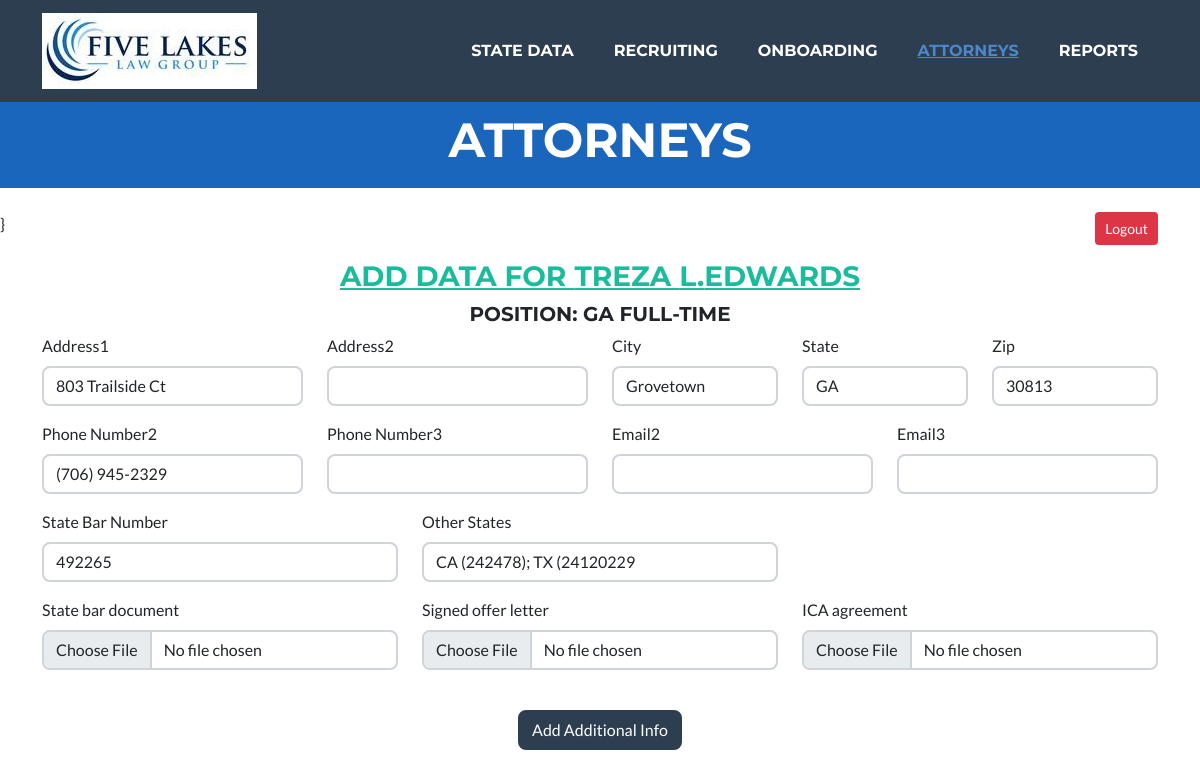
/attorneys/add_attorney_more_onboarding/54/ (signed in), run on the app's committed database.
### attorneys/models.py (models this page shows, shortened)
class Employee(models.Model):
    class Meta:
        verbose_name = "Employee"
        verbose_name_plural = "Employees"
    states = State.objects.order_by('state_abbrev')
    STATE_CHOICES = []
    for state in states:
        each_state = (state.state_abbrev, state.state_abbrev)
        STATE_CHOICES.append(each_state)
    states_list = State.objects.all().order_by('manager')
    temp_list = []
    for state in states_list:
        temp_list.append(state.manager)
    manager_list = list(OrderedDict.fromkeys(temp_list))
    MANAGER_OPTIONS = []
    for manager in manager_list:
        each_manager = (manager, manager)
        MANAGER_OPTIONS.append(each_manager)
    EMPLOYMENT_OPTIONS = [
        ('Full-Time', 'Full-Time'),
        ('Part-Time', 'Part-Time'),
        ('Of Counsel', 'Of Counsel'),
        ('Floater', 'Floater'),
    ]
    SOURCE_OPTIONS = [
        ('Indeed', 'Indeed'),
        ('Linked In', 'Linked In'),
        ('Recruiter', 'Recruiter'),
        ('Employee Referral', 'Employee Referral'),
    ]
    FIRM_OPTIONS = [
        ('Huron Law Group', 'Huron Law Group'),
        ('Five Lakes Law Group', 'Five Lakes Law Group'),
    ]
    GENDER_CHOICES = [
        ('Male', 'Male'),
        ('Female', 'Female')
    ]
    STEP_CHOICES = [
        ('New Resume', 'New Resume'),
        ('Interview1', 'Interview1'),
        ('Interview2', 'Interview2'),
        ('Final', 'Final'),
        ('Open File', 'Open File')
    ]
    PRIORITY_CHOICES = [
        ('Critical', 'Critical'),
        ('High', 'High'),
        ('Medium', 'Medium'),
        ('Low', 'Low'),
    ]
    employee_id = models.BigAutoField("Employee ID", primary_key=True)
    is_active = models.BooleanField("Is Active", default=True, blank=True, null=True)
    state_abbrev = models.CharField("State", max_length=25,
        choices = STATE_CHOICES, blank=False, null=True)
    position = models.CharField("Position", max_length=25,
        choices = EMPLOYMENT_OPTIONS, blank=True, null=False, default="Full-Time")
    salary = models.CharField("Salary", max_length=10, default = "80,000", blank=False, null=False)
    manager = models.CharField("Manager", max_length=50,
        choices = MANAGER_OPTIONS, blank=True, null=False, default="")
    gender = models.CharField("Gender", max_length=10,
        choices = GENDER_CHOICES, blank=False, null=True)
    first_name = models.CharField("First Name", max_length=25, blank=False, null=False)
    middle_name = models.CharField("Middle Name", max_length=25, blank=True, null=False)
    last_name = models.CharField("Last Name", max_length=25, blank=False, null=False)
    phone = models.CharField("Phone Number", max_length=15, blank=True, null=True)
    email = models.EmailField("Email", max_length=254, blank=True, null=True)
    five_lakes_firm = models.BooleanField("Five Lakes Law Group", default=True)
    huron_firm = models.BooleanField("Huron Law Group", default=False)
    resume = models.FileField(upload_to='resumes/', blank=True, null=True)
    hire_date = models.DateField("Start Date", max_length=255, blank=True, null=True)
    start_date = models.DateField("Start Date", max_length=255, blank=True, null=True)
    onboarding_step = models.CharField("Last Name", max_length=50, blank=True, null=True)
    onboarding_complete = models.BooleanField("Onboarding Complete", default=False)
    priority = models.CharField("Criticality Level", max_length=10,
        choices = PRIORITY_CHOICES, default="Low", blank=False, null=True)
    prev_page = models.CharField("Last Name", max_length=100, blank=True, null=True)

class Employee_More_Model(models.Model):
    class Meta:
        verbose_name = "Employee's Additional Data"
        verbose_name_plural = "Employees' Additional Data"
    employee_id = models.IntegerField("Employee ID", primary_key=True)
    address1 = models.CharField("Address1", max_length=50, blank=True, null=True)
    address2 = models.CharField("Address2", max_length=50, blank=True, null=True)
    city = models.CharField("City", max_length=50, blank=True, null=True)
    resident_state = models.CharField("State", max_length=5, blank=True, null=True)
    zip = models.CharField("Zip", max_length=25, blank=True, null=True)
    phone2 = models.CharField("Phone Number2", max_length=15, blank=True, null=True)
    phone3 = models.CharField("Phone Number3", max_length=15, blank=True, null=True)
    email2 = models.EmailField("Email2", max_length=254, blank=True, null=True)
    email3 = models.EmailField("Email3", max_length=254, blank=True, null=True)
    state_bar_number = models.CharField("State Bar Number", max_length=25, blank=True, null=True)
    state_bar_document = models.FileField(upload_to='Bar/', blank=True, null=True)
    other_states = models.CharField("Other States", max_length=25, blank=True, null=True)
    signed_offer_letter = models.FileField(upload_to='HR/', blank=True, null=True)
    ICA_agreement = models.FileField(upload_to='HR/', blank=True, null=True)

### attorneys/views.py (the view)
# urls.py: path('add_attorney_more_onboarding/<pk>/', views.add_attorney_more_onboarding, name="add_attorney_more_onboarding"),
@login_required(login_url=reverse_lazy('login'))
def add_attorney_more_onboarding(request, pk=None, prev=None):
    context = {'title': 'Attorneys'}
    employee_main = Employee.objects.get(pk=pk)
    context.update({'employee': employee_main})
    attorney_data = Employee_More_Model.objects.get_or_create(employee_id=pk)
    context.update({'attorney': attorney_data[0]})
    if request.method == "POST":
        form = Employee_More_Form(request.POST, request.FILES)
        form.instance.employee_id = pk
        if form.is_valid():
            form.save()
            print('saved')
        else:
            context.update({'form': form})
        return HttpResponseRedirect(reverse_lazy('onboarding_detail', kwargs={'pk': pk}), context)
    else:  # GET
        if attorney_data[1]:
            MoreForm = Employee_More_Form()
        else:
            MoreForm = Employee_More_Form(instance=attorney_data[0])
        context.update({'moreForm': MoreForm})
        return render(request, 'templates/attorneys/more_attorney_data.html', context)

### FiveLakes/templates/attorneys/more_attorney_data.html (shortened to what this page needs)
{% extends 'templates/index.html' %}
{% load crispy_forms_tags %}
{% load static %}
{% block menu %}
<div class="collapse navbar-collapse" id="navbarResponsive">
    <ul class="navbar-nav ms-auto">
        <li class="nav-item mx-0 mx-lg-1"><a class="nav-link py-3 px-0 px-lg-3 rounded" href="{% url 'states' %}">State Data</a></li>
        <li class="nav-item mx-0 mx-lg-1"><a class="nav-link py-3 px-0 px-lg-3 rounded" href="{% url 'recruiting' %}">Recruiting</a></li>
        <li class="nav-item mx-0 mx-lg-1"><a class="nav-link py-3 px-0 px-lg-3 rounded" href="{% url 'onboarding' %}">Onboarding</a></li>
        <li class="nav-item mx-0 mx-lg-1"><a class="nav-link py-3 px-0 px-lg-3 rounded active" href="{% url 'attorneys' %}">Attorneys</a></li>
        <li class="nav-item mx-0 mx-lg-1"><a class="nav-link py-3 px-0 px-lg-3 rounded" href="#reports">Reports</a></li>
    </ul>
</div>
{% endblock menu %}
{% block header %}
<header class="masthead bg-primary text-white text-center">
    <div class="container d-flex align-items-center flex-column">
        <h4 class="masthead-heading text-uppercase mb-0">Attorneys</h4>
    </div>
</header>
{% endblock header %}
{% block content %}}
    <div class="container">
        <br>
        <h3 class=" text-center text-uppercase"><a href="">Add Data for {{ employee.first_name }} {{ employee.middle_name }}{{ employee.last_name }}</a></h3>
        <h5 class=" text-center text-uppercase">Position: {{ employee.state_abbrev }} {{ employee.position }}</a></h5>
    </div>
    <div class="container">
      <form method="post" enctype="multipart/form-data">
        <div class="form-selection">
            {% crispy moreForm %}
        </div>
          <br>
        <div style="text-align: center">
            <button type="submit" class="btn btn-secondary">Add Additional Info</button>
        </div>
      </form>
    <br>
    </div>
{% endblock content %}

### data on the page
Employee: first_name "TREZA", middle_name "L.", last_name "EDWARDS", state_abbrev "GA", position "FULL-TIME"
Employee_More_Model: address1 "803 Trailside Ct", city "Grovetown", resident_state "GA", zip "30813", phone2 "(706) 945-2329", state_bar_number "492265", other_states "CA (242478); TX (24120229"
